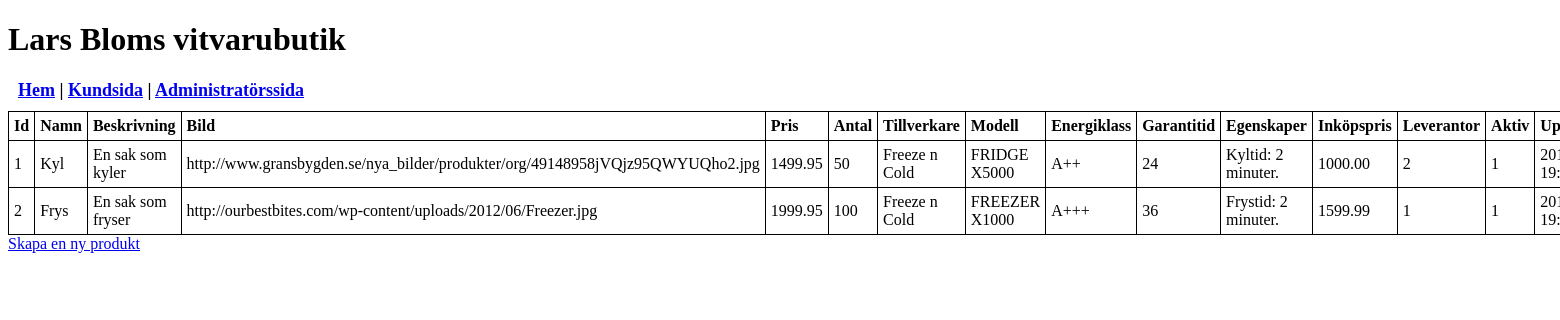
The page /products.php on the database as committed earlier.
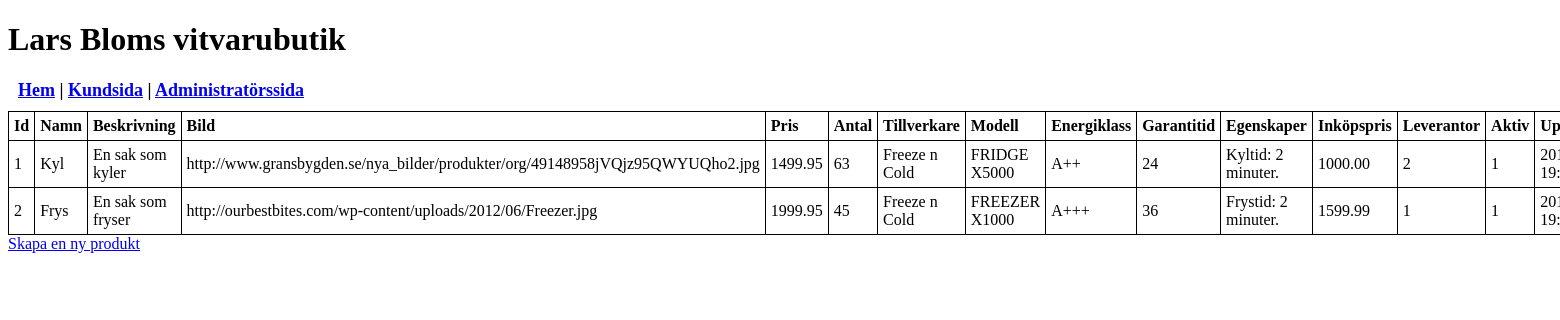
The same page on the database as committed later.
### tables this page shows
CREATE TABLE IF NOT EXISTS produkt (
  id INT UNSIGNED NOT NULL AUTO_INCREMENT,
  namn VARCHAR(100) NOT NULL,
  beskrivning VARCHAR(255) NOT NULL,
  bild VARCHAR(255),
  pris DECIMAL(10, 2),
  antal INT NOT NULL DEFAULT 0,
  tillverkare VARCHAR(100),
  modell VARCHAR(100),
  energiklass VARCHAR(10),
  garantitid_manader INT UNSIGNED,
  egenskaper VARCHAR(255),
  inkopspris DECIMAL(10, 2),
  leverantor INT UNSIGNED DEFAULT NULL,
  aktiv TINYINT(1) DEFAULT 1,
  uppdaterad TIMESTAMP ON UPDATE CURRENT_TIMESTAMP DEFAULT CURRENT_TIMESTAMP,
  PRIMARY KEY (id),
  CONSTRAINT fk_leverantor_i_produkt
  FOREIGN KEY (leverantor)
  REFERENCES leverantor(id)
  ON DELETE SET NULL
  ON UPDATE CASCADE
);

### public/products.php (the view, shortened to what this page needs)
<!DOCTYPE html>
<html lang="en">
<head>
  <?php include dirname(dirname(__FILE__)).'\includes\stylesheets.php'; ?>
</head>
<body>
  <header>
    <h1>Lars Bloms vitvarubutik</h1>
    <?php include dirname(dirname(__FILE__)).'\includes\menu.php';?>
  </header>
  <section>
    <table>
      <tr>
        <th>Id</th>
        <th>Namn</th>
        <th>Beskrivning</th>
        <th>Bild</th>
        <th>Pris</th>
        <th>Antal</th>
        <th>Tillverkare</th>
        <th>Modell</th>
        <th>Energiklass</th>
        <th>Garantitid</th>
        <th>Egenskaper</th>
        <th>Inköpspris</th>
        <th>Leverantor</th>
        <th>Aktiv</th>
        <th>Uppdaterad</th>
      </tr>
      <?php
      require(dirname(dirname(__FILE__))."\includes\db\connect.php");
      $query  = "SELECT * ";
      $query .= "FROM produkt";
      $result = mysqli_query($con,$query);
      while($row = mysqli_fetch_array($result)) {
        echo "<tr>";
        echo "<td>" . $row['id'] . "</td>";
        echo "<td>" . $row['namn'] . "</td>";
        echo "<td>" . $row['beskrivning'] . "</td>";
        echo "<td>" . $row['bild'] . "</td>";
        echo "<td>" . $row['pris'] . "</td>";
        echo "<td>" . $row['antal'] . "</td>";
        echo "<td>" . $row['tillverkare'] . "</td>";
        echo "<td>" . $row['modell'] . "</td>";
        echo "<td>" . $row['energiklass'] . "</td>";
        echo "<td>" . $row['garantitid_manader'] . "</td>";
        echo "<td>" . $row['egenskaper'] . "</td>";
        echo "<td>" . $row['inkopspris'] . "</td>";
        echo "<td>" . $row['leverantor'] . "</td>";
        echo "<td>" . $row['aktiv'] . "</td>";
        echo "<td>" . $row['uppdaterad'] . "</td>";
        echo "</tr>";
      }
      ?>
    </table>
    <a href="new_product.php">Skapa en ny produkt</a>
  </section>
</body>
</html>

### includes/stylesheets.php
<link rel="stylesheet" href="stylesheets/main.css">

### includes/menu.php
<nav>
  <a href="index.php">Hem</a> |
  <a href="customer_page.php">Kundsida</a> |
  <a href="admin_page.php">Administratörssida</a>
</nav>

### public/stylesheets/main.css (style rules this page uses)
nav { margin: 10px; font-size: 18px; font-weight: bold; }
table { width: 100%; border-collapse: collapse; }
table, td, th { border: 1px solid black; padding: 5px; }
th { text-align: left; }

Rows that differ between the two databases and show on the page:
changed produkt "Kyl": antal "50" → "63"
changed produkt "Frys": antal "100" → "45"
